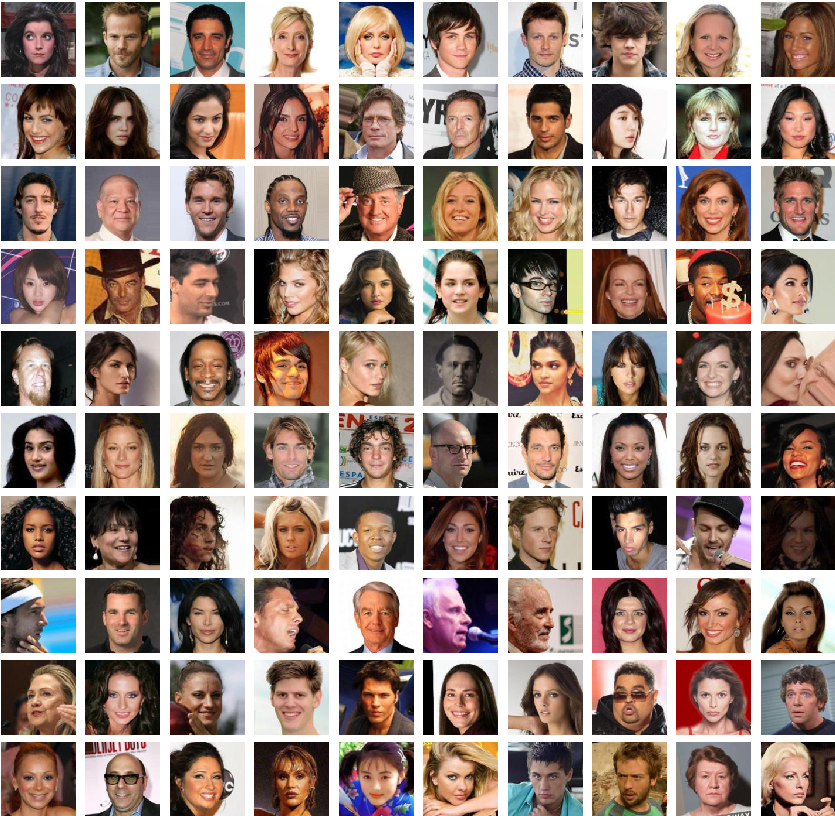
#> input picture paddle2.0_docs/dcgan_face/images/face_image1.jpeg, 835 x 816 px; its folder holds 4 pictures in this run
$ jupyter execute --allow-errors super_resolution_sub_pixel_paddle2.0.ipynb   (shell and % lines are left out)
#> lines starting #> are read from the running program, lines starting #| are printed output that depends on the picture; pictures that were not available may be replaced by others from this repository, and a replacement may not be noted
# 通过Sub-Pixel实现图像超分辨率

# 1.简要介绍

在计算机视觉中，图像超分辨率（Image Super Resolution）是指由一幅低分辨率图像或图像序列恢复出高分辨率图像。图像超分辨率技术分为超分辨率复原和超分辨率重建。

本示例简要介绍如何通过飞桨开源框架，实现图像超分辨率。包括数据集的定义、模型的搭建与训练。

参考论文：《Real-Time Single Image and Video Super-Resolution Using an Efficient Sub-Pixel Convolutional Neural Network》

论文链接：https://arxiv.org/abs/1609.05158

# 2.环境设置
导入一些比较基础常用的模块，确认自己的飞桨版本。

[cell 1]
import os
import io
import math
import random
import numpy as np
import matplotlib.pyplot as plt
from PIL import Image

from IPython.display import display

import paddle
from paddle.io import Dataset
from paddle.vision.transforms import transforms

print(paddle.__version__)

# 3.数据集
### 3.1 数据集下载
本案例使用BSR_bsds500数据集，下载链接：http://www.eecs.berkeley.edu/Research/Projects/CS/vision/grouping/BSR/BSR_bsds500.tgz

### 3.2 数据集概览
`
BSR
├── BSDS500
│   └── data
│       ├── groundTruth
│       │   ├── test
│       │   ├── train
│       │   └── val
│       └── images
│           ├── test
│           ├── train
│           └── val
├── bench
│   ├── benchmarks
│   ├── data
│   │   ├── ...
│   │   └── ...
│   └── source
└── documentation
`

可以看到我们需要的图片文件在BSR/BSDS500/images文件夹下，train、test各200张，val为100张。

### 3.3 数据集类定义
飞桨（PaddlePaddle）数据集加载方案是统一使用Dataset（数据集定义） + DataLoader（多进程数据集加载）。

首先我们先进行数据集的定义，数据集定义主要是实现一个新的Dataset类，继承父类paddle.io.Dataset，并实现父类中以下两个抽象方法，__getitem__和__len__：
```python
class MyDataset(Dataset):
    def __init__(self):
        ...

    # 每次迭代时返回数据和对应的标签
    def __getitem__(self, idx):
        return x, y

    # 返回整个数据集的总数
    def __len__(self):
        return count(samples)
```

[cell 2]
class BSD_data(Dataset):
    """
    继承paddle.io.Dataset类
    """
    def __init__(self, mode='train',image_path="BSR/BSDS500/data/images/"):
        """
        实现构造函数，定义数据读取方式，划分训练和测试数据集
        """
        super(BSD_data, self).__init__()

        self.mode = mode.lower()
        if self.mode == 'train':
            self.image_path = os.path.join(image_path,'train')
        elif self.mode == 'val':
            self.image_path = os.path.join(image_path,'val')
        else:
            raise ValueError('mode must be "train" or "val"')

        # 原始图像的缩放大小
        self.crop_size = 300
        # 缩放倍率
        self.upscale_factor = 3
        # 缩小后送入神经网络的大小
        self.input_size = self.crop_size // self.upscale_factor
        # numpy随机数种子
        self.seed=1337
        # 图片集合
        self.temp_images = []
        # 加载数据
        self._parse_dataset()

    def transforms(self, img):
        """
        图像预处理工具，用于将升维(100, 100) => (100, 100,1)，
        并对图像的维度进行转换从HWC变为CHW
        """
        if len(img.shape) == 2:
            img = np.expand_dims(img, axis=2)
        return img.transpose((2, 0, 1))

    def __getitem__(self, idx):
        """
        返回 缩小3倍后的图片 和 原始图片
        """
#> called with idx = 0

        # 加载原始图像
        img = self._load_img(self.temp_images[idx])
#> in _load_img, img is the input picture: PIL image 835x816 RGB; mean R, G, B 152.5, 132.1, 122.9
        # 将原始图像缩放到（3, 300, 300）
        img = img.resize([self.crop_size,self.crop_size], Image.BICUBIC)
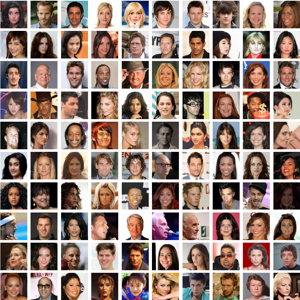
#> img: PIL image 300x300 RGB; mean R, G, B 152, 131.6, 122.4

        #转换为YCbCr图像
        ycbcr = img.convert("YCbCr")
#> ycbcr: PIL image 300x300 YCbCr; mean of channels 0, 1, 2 136.3, 119.5, 138.6

        # 因为人眼对亮度敏感，所以只取Y通道
        y, cb, cr = ycbcr.split()
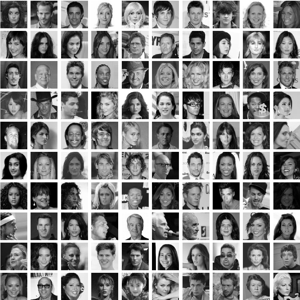
#> y: PIL image 300x300 L; min 0, max 255, mean 136.3
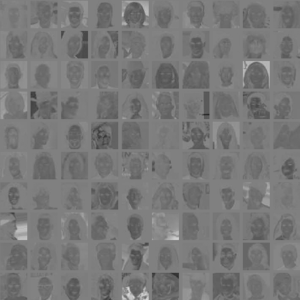
#> cb: PIL image 300x300 L; min 38, max 216, mean 119.5
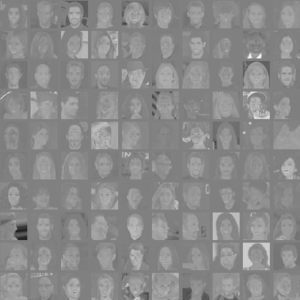
#> cr: PIL image 300x300 L; min 29, max 247, mean 138.6
        y = np.asarray(y,dtype='float32')
#> y: shape (300, 300) float32
        y = y / 255.0

        # 缩放后的图像和前面采取一样的操作
        img_ = img.resize([self.input_size,self.input_size], Image.BICUBIC)
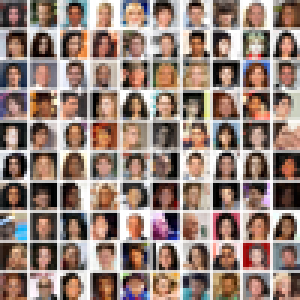
#> img_: PIL image 100x100 RGB (shown 3 times larger); mean R, G, B 151.9, 131.5, 122.3
        ycbcr_ = img_.convert("YCbCr")
#> ycbcr_: PIL image 100x100 YCbCr; mean of channels 0, 1, 2 136.1, 119.5, 138.5
        y_, cb_, cr_ = ycbcr_.split()
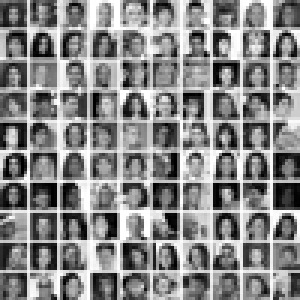
#> y_: PIL image 100x100 L (shown 3 times larger); min 0, max 255, mean 136.1
        y_ = np.asarray(y_,dtype='float32')
#> y_: shape (100, 100) float32
        y_ = y_ / 255.0

        # 升纬并将HWC转换为CHW
        y = self.transforms(y)
        x = self.transforms(y_)

        # x为缩小3倍后的图片（1, 100, 100） y是原始图片（1, 300, 300）
        return x, y


    # [5 lines left out: function __len__, not called in this run]

    def _sort_images(self, img_dir):
        """
        对文件夹内的图像进行按照文件名排序
        """
        files = []

        for item in os.listdir(img_dir):
            if item.split('.')[-1].lower() in ["jpg",'jpeg','png']:
                files.append(os.path.join(img_dir, item))

        return sorted(files)

    def _parse_dataset(self):
        """
        处理数据集
        """
        self.temp_images = self._sort_images(self.image_path)
        random.Random(self.seed).shuffle(self.temp_images)

    def _load_img(self, path):
        """
        从磁盘读取图片
        """
        with open(path, 'rb') as f:
            img = Image.open(io.BytesIO(f.read()))
            img = img.convert('RGB')
            return img
